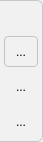
<?xml version="1.0" encoding="UTF-8"?>
<ui version="4.0">
 <class>Menu</class>
 <widget class="QFrame" name="Menu">
  <property name="geometry">
   <rect>
    <x>0</x>
    <y>0</y>
    <width>43</width>
    <height>142</height>
   </rect>
  </property>
  <property name="sizePolicy">
   <sizepolicy hsizetype="Preferred" vsizetype="Expanding">
    <horstretch>0</horstretch>
    <verstretch>0</verstretch>
   </sizepolicy>
  </property>
  <property name="windowTitle">
   <string>Form</string>
  </property>
  <property name="styleSheet">
   <string notr="true">QFrame#Menu{
	border-width:4px;
	background-color: rgb(241, 241, 241);
	border: 1px solid ;
	border-color: rgb(196, 199, 199);
	border-top-right-radius: 6px;
	border-bottom-right-radius: 6px;
	border-left-width: 0px;
}
QToolButton{
	background-color: rgb(241, 241, 241);
	border: 1px solid rgb(0, 0, 0, 0);
	border-radius: 	4px;
	qproperty-iconSize: 24px
} 
QToolButton:checked{
	border: 1px solid rgb(196, 196, 196);
}
QToolButton:hover{
	background-color: rgb(229, 229, 229);
}
QToolButton:hover:checked{
	border: 1px solid rgb(196, 196, 196);
}

QToolButton:pressed{
	background-color: rgba(120, 120, 120, 50);
} 
</string>
  </property>
  <layout class="QVBoxLayout" name="verticalLayout">
   <property name="spacing">
    <number>4</number>
   </property>
   <property name="leftMargin">
    <number>4</number>
   </property>
   <property name="topMargin">
    <number>4</number>
   </property>
   <property name="rightMargin">
    <number>4</number>
   </property>
   <property name="bottomMargin">
    <number>4</number>
   </property>
   <item>
    <spacer name="verticalSpacer">
     <property name="orientation">
      <enum>Qt::Vertical</enum>
     </property>
     <property name="sizeType">
      <enum>QSizePolicy::Fixed</enum>
     </property>
     <property name="sizeHint" stdset="0">
      <size>
       <width>23</width>
       <height>31</height>
      </size>
     </property>
    </spacer>
   </item>
   <item>
    <widget class="QToolButton" name="connectionSwitch">
     <property name="sizePolicy">
      <sizepolicy hsizetype="Expanding" vsizetype="Expanding">
       <horstretch>0</horstretch>
       <verstretch>0</verstretch>
      </sizepolicy>
     </property>
     <property name="toolTip">
      <string>Connect equal values</string>
     </property>
     <property name="text">
      <string>...</string>
     </property>
     <property name="icon">
      <iconset resource="icons.qrc">
       <normaloff>:/Button/resource/dash_rect.png</normaloff>:/Button/resource/dash_rect.png</iconset>
     </property>
     <property name="checkable">
      <bool>true</bool>
     </property>
     <property name="checked">
      <bool>true</bool>
     </property>
     <property name="autoRaise">
      <bool>true</bool>
     </property>
    </widget>
   </item>
   <item>
    <widget class="QToolButton" name="pasteButton">
     <property name="sizePolicy">
      <sizepolicy hsizetype="Expanding" vsizetype="Expanding">
       <horstretch>0</horstretch>
       <verstretch>0</verstretch>
      </sizepolicy>
     </property>
     <property name="toolTip">
      <string>Copy history to clipboard</string>
     </property>
     <property name="text">
      <string>...</string>
     </property>
     <property name="icon">
      <iconset resource="icons.qrc">
       <normaloff>:/Button/resource/paste.png</normaloff>:/Button/resource/paste.png</iconset>
     </property>
    </widget>
   </item>
   <item>
    <widget class="QToolButton" name="clearButton">
     <property name="sizePolicy">
      <sizepolicy hsizetype="Expanding" vsizetype="Expanding">
       <horstretch>0</horstretch>
       <verstretch>0</verstretch>
      </sizepolicy>
     </property>
     <property name="toolTip">
      <string>Clear all history</string>
     </property>
     <property name="text">
      <string>...</string>
     </property>
     <property name="icon">
      <iconset resource="icons.qrc">
       <normaloff>:/Button/resource/red_cross.png</normaloff>:/Button/resource/red_cross.png</iconset>
     </property>
     <property name="checkable">
      <bool>false</bool>
     </property>
     <property name="checked">
      <bool>false</bool>
     </property>
     <property name="autoRaise">
      <bool>false</bool>
     </property>
    </widget>
   </item>
  </layout>
 </widget>
 <resources>
  <include location="icons.qrc"/>
 </resources>
 <connections/>
</ui>
